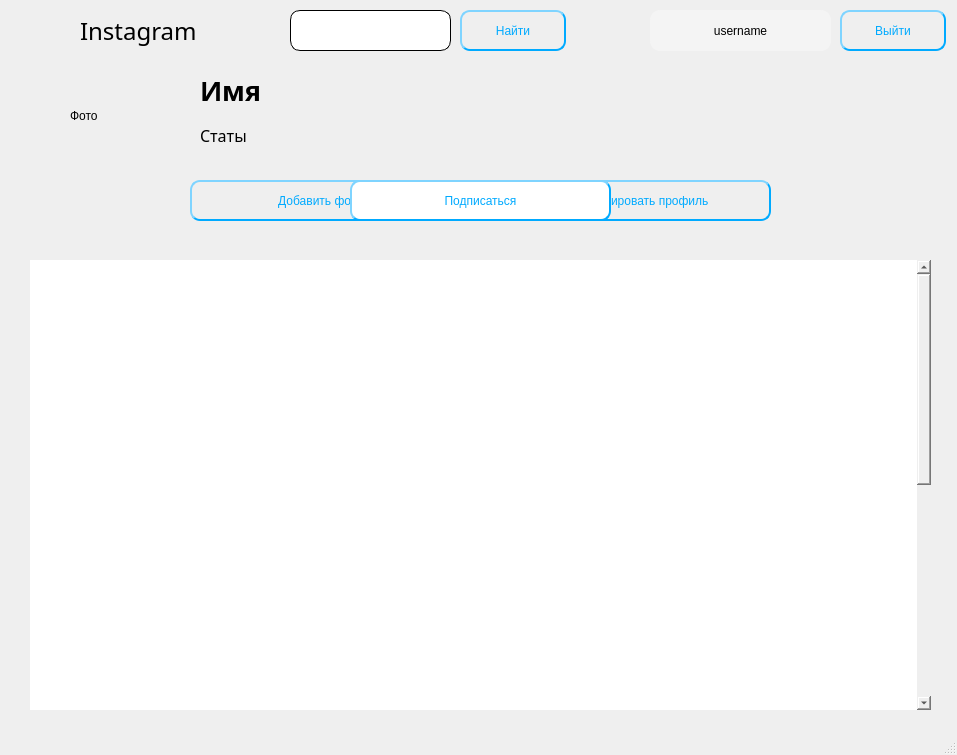
<?xml version="1.0" encoding="UTF-8"?>
<ui version="4.0">
 <class>MainWindow</class>
 <widget class="QMainWindow" name="MainWindow">
  <property name="geometry">
   <rect>
    <x>0</x>
    <y>0</y>
    <width>957</width>
    <height>755</height>
   </rect>
  </property>
  <property name="windowTitle">
   <string>Instagram</string>
  </property>
  <property name="windowIcon">
   <iconset>
    <normaloff>little_insta.png</normaloff>little_insta.png</iconset>
  </property>
  <property name="statusTip">
   <string/>
  </property>
  <widget class="QWidget" name="centralwidget">
   <widget class="QLabel" name="label_4">
    <property name="geometry">
     <rect>
      <x>80</x>
      <y>10</y>
      <width>131</width>
      <height>41</height>
     </rect>
    </property>
    <property name="font">
     <font>
      <family>Yu Gothic UI Semilight</family>
      <pointsize>18</pointsize>
     </font>
    </property>
    <property name="text">
     <string>Instagram</string>
    </property>
   </widget>
   <widget class="QLabel" name="icon">
    <property name="geometry">
     <rect>
      <x>20</x>
      <y>10</y>
      <width>51</width>
      <height>51</height>
     </rect>
    </property>
    <property name="autoFillBackground">
     <bool>false</bool>
    </property>
    <property name="midLineWidth">
     <number>-1</number>
    </property>
    <property name="text">
     <string/>
    </property>
   </widget>
   <widget class="QLineEdit" name="search_line">
    <property name="geometry">
     <rect>
      <x>290</x>
      <y>10</y>
      <width>161</width>
      <height>41</height>
     </rect>
    </property>
    <property name="font">
     <font>
      <family>Yu Gothic UI Semilight</family>
      <pointsize>16</pointsize>
      <weight>50</weight>
      <italic>false</italic>
      <bold>false</bold>
     </font>
    </property>
    <property name="toolTip">
     <string/>
    </property>
    <property name="styleSheet">
     <string notr="true">font: 16pt &quot;Yu Gothic UI Semilight&quot;;
border-style: outset;
border-radius: 10px;
border-width: 1px;
min-width: 3em;
padding: 6px;</string>
    </property>
    <property name="inputMask">
     <string/>
    </property>
    <property name="text">
     <string/>
    </property>
   </widget>
   <widget class="QPushButton" name="find_user">
    <property name="geometry">
     <rect>
      <x>460</x>
      <y>10</y>
      <width>106</width>
      <height>41</height>
     </rect>
    </property>
    <property name="cursor">
     <cursorShape>PointingHandCursor</cursorShape>
    </property>
    <property name="styleSheet">
     <string notr="true">font: 16pt &quot;Yu Gothic UI Semilight&quot;;
color: rgb(0, 170, 255);
border-style: outset;
border-width: 2px;
border-radius: 10px;
border-color: rgb(0, 170, 255);
min-width: 3em;
padding: 6px;</string>
    </property>
    <property name="text">
     <string>Найти</string>
    </property>
   </widget>
   <widget class="QPushButton" name="exit">
    <property name="geometry">
     <rect>
      <x>840</x>
      <y>10</y>
      <width>106</width>
      <height>41</height>
     </rect>
    </property>
    <property name="cursor">
     <cursorShape>PointingHandCursor</cursorShape>
    </property>
    <property name="styleSheet">
     <string notr="true">font: 16pt &quot;Yu Gothic UI Semilight&quot;;
color: rgb(0, 170, 255);
border-style: outset;
border-width: 2px;
border-radius: 10px;
border-color: rgb(0, 170, 255);
min-width: 3em;
padding: 6px;</string>
    </property>
    <property name="text">
     <string>Выйти</string>
    </property>
   </widget>
   <widget class="QLabel" name="main_photo">
    <property name="geometry">
     <rect>
      <x>70</x>
      <y>60</y>
      <width>121</width>
      <height>111</height>
     </rect>
    </property>
    <property name="styleSheet">
     <string notr="true">border-radius: 10px;</string>
    </property>
    <property name="text">
     <string>Фото</string>
    </property>
   </widget>
   <widget class="QLabel" name="username_2">
    <property name="geometry">
     <rect>
      <x>200</x>
      <y>70</y>
      <width>241</width>
      <height>41</height>
     </rect>
    </property>
    <property name="font">
     <font>
      <family>Yu Gothic UI Semibold</family>
      <pointsize>20</pointsize>
      <weight>75</weight>
      <bold>true</bold>
     </font>
    </property>
    <property name="text">
     <string>Имя</string>
    </property>
   </widget>
   <widget class="QLabel" name="stats">
    <property name="geometry">
     <rect>
      <x>200</x>
      <y>120</y>
      <width>351</width>
      <height>31</height>
     </rect>
    </property>
    <property name="font">
     <font>
      <family>Yu Gothic UI Semilight</family>
      <pointsize>12</pointsize>
     </font>
    </property>
    <property name="text">
     <string>Статы</string>
    </property>
   </widget>
   <widget class="QTableWidget" name="table">
    <property name="geometry">
     <rect>
      <x>30</x>
      <y>260</y>
      <width>901</width>
      <height>450</height>
     </rect>
    </property>
    <property name="cursor" stdset="0">
     <cursorShape>PointingHandCursor</cursorShape>
    </property>
    <property name="styleSheet">
     <string notr="true">border-width: 0px;
border-color: rgb(255, 255, 255);
border-style: outset;</string>
    </property>
    <property name="horizontalScrollBarPolicy">
     <enum>Qt::ScrollBarAlwaysOff</enum>
    </property>
    <property name="sizeAdjustPolicy">
     <enum>QAbstractScrollArea::AdjustToContents</enum>
    </property>
    <property name="gridStyle">
     <enum>Qt::NoPen</enum>
    </property>
    <property name="rowCount">
     <number>2</number>
    </property>
    <property name="columnCount">
     <number>3</number>
    </property>
    <attribute name="horizontalHeaderVisible">
     <bool>false</bool>
    </attribute>
    <attribute name="horizontalHeaderDefaultSectionSize">
     <number>300</number>
    </attribute>
    <attribute name="horizontalHeaderMinimumSectionSize">
     <number>300</number>
    </attribute>
    <attribute name="verticalHeaderVisible">
     <bool>false</bool>
    </attribute>
    <attribute name="verticalHeaderDefaultSectionSize">
     <number>300</number>
    </attribute>
    <attribute name="verticalHeaderMinimumSectionSize">
     <number>300</number>
    </attribute>
    <row/>
    <row/>
    <column/>
    <column/>
    <column/>
   </widget>
   <widget class="QPushButton" name="add_photo">
    <property name="geometry">
     <rect>
      <x>190</x>
      <y>180</y>
      <width>261</width>
      <height>41</height>
     </rect>
    </property>
    <property name="cursor">
     <cursorShape>PointingHandCursor</cursorShape>
    </property>
    <property name="styleSheet">
     <string notr="true">font: 16pt &quot;Yu Gothic UI Semilight&quot;;
color: rgb(0, 170, 255);
border-style: outset;
border-width: 2px;
border-radius: 10px;
border-color: rgb(0, 170, 255);
min-width: 3em;
padding: 6px;</string>
    </property>
    <property name="text">
     <string>Добавить фото</string>
    </property>
   </widget>
   <widget class="QPushButton" name="edit_profile">
    <property name="geometry">
     <rect>
      <x>510</x>
      <y>180</y>
      <width>261</width>
      <height>41</height>
     </rect>
    </property>
    <property name="cursor">
     <cursorShape>PointingHandCursor</cursorShape>
    </property>
    <property name="styleSheet">
     <string notr="true">font: 16pt &quot;Yu Gothic UI Semilight&quot;;
color: rgb(0, 170, 255);
border-style: outset;
border-width: 2px;
border-radius: 10px;
border-color: rgb(0, 170, 255);
min-width: 3em;
padding: 6px;</string>
    </property>
    <property name="text">
     <string>Редактировать профиль</string>
    </property>
   </widget>
   <widget class="QLabel" name="warning">
    <property name="geometry">
     <rect>
      <x>280</x>
      <y>60</y>
      <width>301</width>
      <height>16</height>
     </rect>
    </property>
    <property name="font">
     <font>
      <family>Yu Gothic UI Light</family>
      <pointsize>11</pointsize>
     </font>
    </property>
    <property name="styleSheet">
     <string notr="true">color: rgb(255, 0, 0);</string>
    </property>
    <property name="text">
     <string/>
    </property>
   </widget>
   <widget class="QPushButton" name="sub">
    <property name="geometry">
     <rect>
      <x>350</x>
      <y>180</y>
      <width>261</width>
      <height>41</height>
     </rect>
    </property>
    <property name="cursor">
     <cursorShape>PointingHandCursor</cursorShape>
    </property>
    <property name="styleSheet">
     <string notr="true">font: 16pt &quot;Yu Gothic UI Semilight&quot;;
color: rgb(0, 170, 255);
border-style: outset;
border-width: 2px;
border-radius: 10px;
border-color: rgb(0, 170, 255);
min-width: 3em;
padding: 6px;
background-color: rgb(255, 255, 255);</string>
    </property>
    <property name="text">
     <string>Подписаться</string>
    </property>
   </widget>
   <widget class="QPushButton" name="username">
    <property name="geometry">
     <rect>
      <x>650</x>
      <y>10</y>
      <width>181</width>
      <height>41</height>
     </rect>
    </property>
    <property name="cursor">
     <cursorShape>PointingHandCursor</cursorShape>
    </property>
    <property name="styleSheet">
     <string notr="true">font: 16pt &quot;Yu Gothic UI Semilight&quot;;
border-style: outset;
border-width: 0px;
border-radius: 10px;
min-width: 3em;
padding: 6px;
background-color: rgb(244, 244, 244);</string>
    </property>
    <property name="text">
     <string>username</string>
    </property>
   </widget>
  </widget>
  <widget class="QMenuBar" name="menubar">
   <property name="geometry">
    <rect>
     <x>0</x>
     <y>0</y>
     <width>957</width>
     <height>21</height>
    </rect>
   </property>
  </widget>
  <widget class="QStatusBar" name="statusbar"/>
 </widget>
 <resources/>
 <connections/>
</ui>
